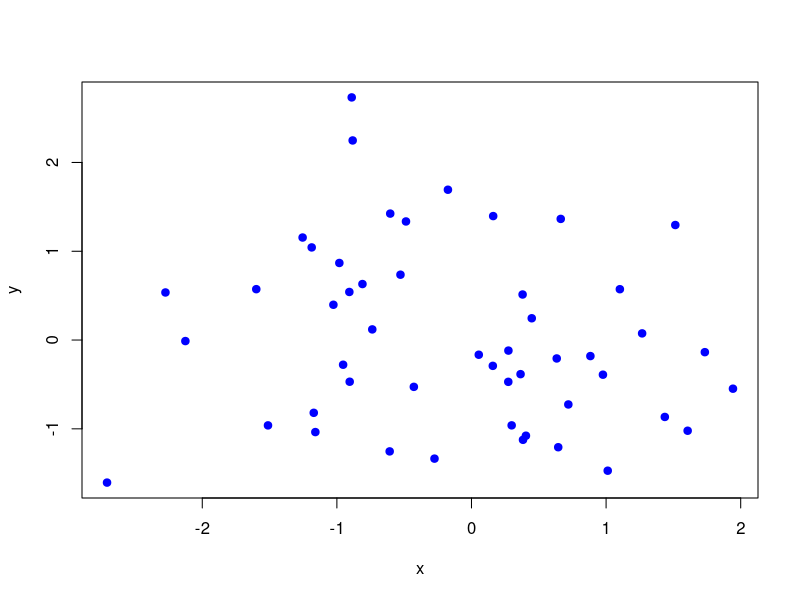
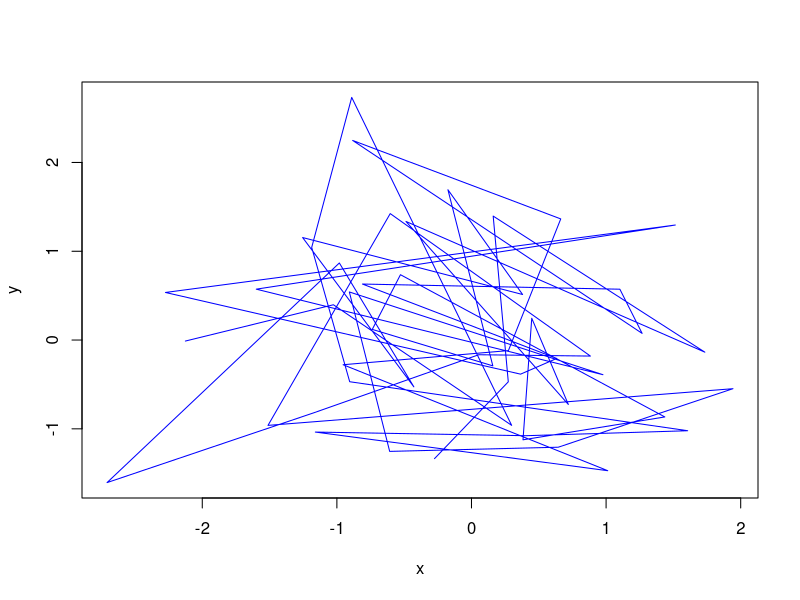

Write R code to recreate these figures, in order. (Note: this script raises an error after producing the figures.)
# Author: Welifer Lebron  Vicente
# Student and Research Assistant at Universidad Autónoma de Santo Domingo (UASD).
# Date: January, 2021.

### Bibliography: Hands-On Spatial Data Analysis with R and QGIS 3.2.2. (Islam S., 2018).

### PRACTICE WITH R, ESSENTIAL KNOLEDGE FOR CODING.

## PLOTTING IN R.

# We can make simple plot using the "plot()" function. Now we we will simulate 50 values from a normal distribution using rnorm() and assign these to "x" and similarly generate and assign 50 normally distributed values to "y". We can plot these values i the following way:

x = rnorm(50)
y = rnorm(50)
# pch = 19 stands for filled dot
plot(x,y,pch = 19, col= 'blue')

# We can also generate a line plot type of graph by adding 'type=l' inside 'plot()'.
plot(x,y,pch = 19, col= 'blue', type = "l")

# Now we'll look at a very strong graphical library called 'ggplot2' (Wickham H.). Let's have a look at the 'all_prices' data frame, for this example:

str(all_prices)

#We've got to install and load (we always load packages at the beginning of the script) 'ggplot2'.

install.packages("ggplot2")
library(ggplot2)

# Naming axis. "aes()" stands for aesthetics, inside it we define both 'x' and 'y' axis with variable names.

ggplot(all_prices, aes(x = items, y = jan_price)) +
  geom_point()

# We can also compute and mark the prices in January.

ggplot(all_prices, aes(x=items, y=jan_price)) +
  geom_point() +
  geom_point(stat = "summary", fun.y = "mean", colour = "red", size = 3)

# Plotting the price of January against the price of June and make separate plots using facet_grid(. ~ items).

ggplot(all_prices, aes(x=jan_price, y=june_price)) +
  geom_point() +
  facet_grid(. ~ items)
